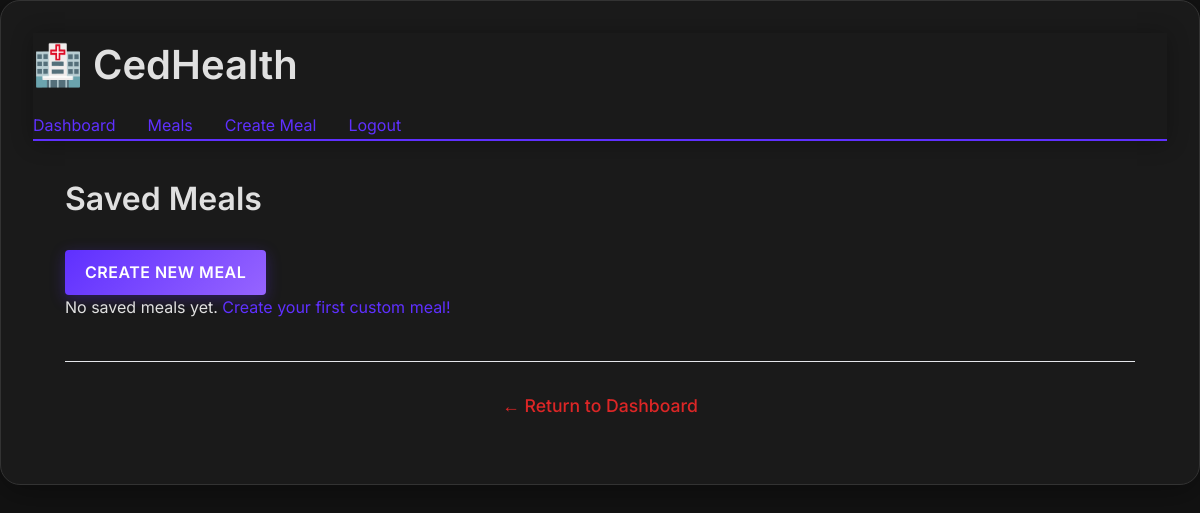
Page /saved_meals (signed in) on the earlier database version.
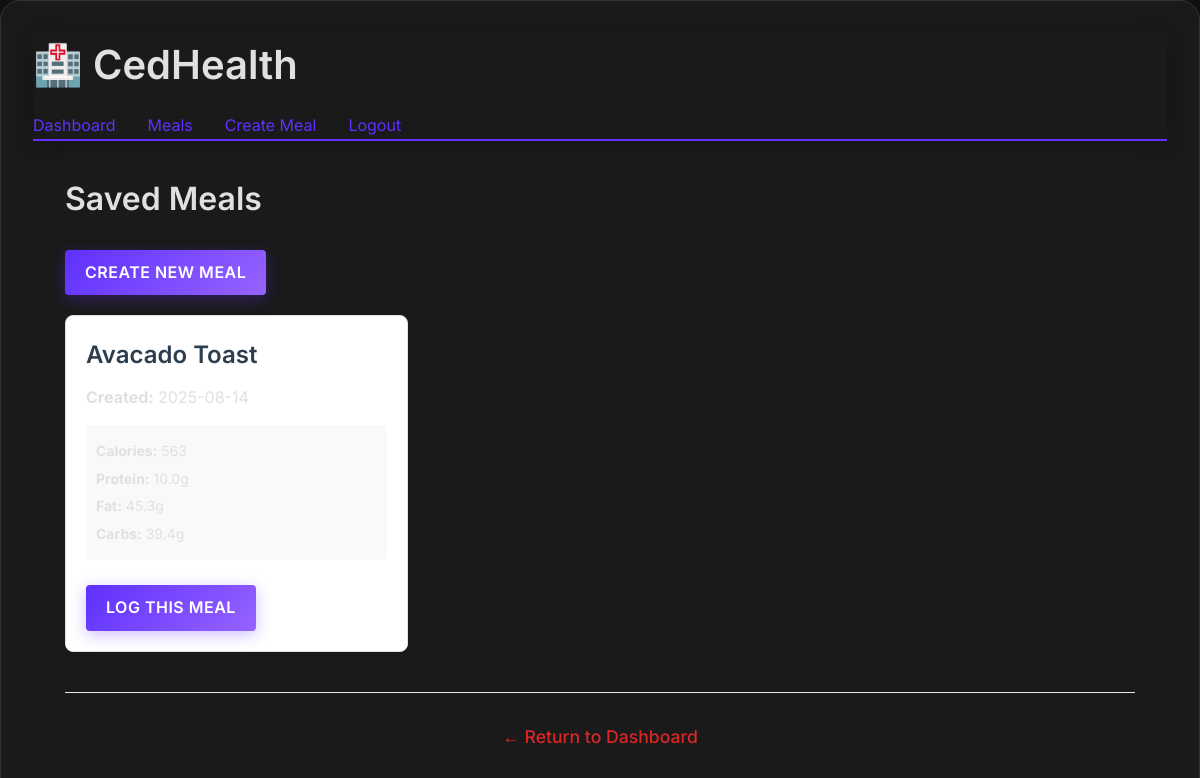
Same page on the later database version.
### tables this page shows
CREATE TABLE saved_meals (
            id INTEGER PRIMARY KEY AUTOINCREMENT,
            user_id INTEGER,
            meal_name TEXT,
            created_date TEXT,
            FOREIGN KEY (user_id) REFERENCES users(id)
        );

### cedhealth_app.py (the view)
@app.route('/saved_meals')
def saved_meals():
    if 'user_id' not in session:
        return redirect(url_for('login'))
    conn = sqlite3.connect('cedhealth.db')
    c = conn.cursor()
    c.execute('''
        SELECT sm.id, sm.meal_name, sm.created_date,
               SUM(smi.calories) as total_calories,
               SUM(smi.protein) as total_protein,
               SUM(smi.fat) as total_fat,
               SUM(smi.carbs) as total_carbs
        FROM saved_meals sm
        LEFT JOIN saved_meal_items smi ON sm.id = smi.saved_meal_id
        WHERE sm.user_id = ?
        GROUP BY sm.id, sm.meal_name, sm.created_date
        ORDER BY sm.created_date DESC
    ''', (session['user_id'],))
    saved_meals_data = c.fetchall()
    conn.close()
    return render_template('saved_meals.html', saved_meals=saved_meals_data)

### templates/saved_meals.html (shortened to what this page needs)
<!DOCTYPE html>
<html lang="en">
<head>
    <link rel="stylesheet" href="{{ url_for('static', filename='style.css') }}">
</head>
<body>
    <div class="container">
        <nav class="navbar">
            <div class="nav-brand">
                <h1>🏥 CedHealth</h1>
            </div>
            <div class="nav-links">
                <a href="{{ url_for('dashboard') }}">Dashboard</a>
                <a href="{{ url_for('meals') }}">Meals</a>
                <a href="{{ url_for('create_meal') }}">Create Meal</a>
                <a href="{{ url_for('logout') }}">Logout</a>
            </div>
        </nav>
        <div class="content">
            <h2>Saved Meals</h2>
            <a href="{{ url_for('create_meal') }}" class="btn">Create New Meal</a>
            {% if saved_meals %}
                <div class="saved-meals-grid">
                    {% for meal in saved_meals %}
                        <div class="saved-meal-card">
                            <h3>{{ meal[1] }}</h3>
                            <p><strong>Created:</strong> {{ meal[2] }}</p>
                            <div class="nutrition-summary">
                                <p><strong>Calories:</strong> {{ "%.0f"|format(meal[3] or 0) }}</p>
                                <p><strong>Protein:</strong> {{ "%.1f"|format(meal[4] or 0) }}g</p>
                                <p><strong>Fat:</strong> {{ "%.1f"|format(meal[5] or 0) }}g</p>
                                <p><strong>Carbs:</strong> {{ "%.1f"|format(meal[6] or 0) }}g</p>
                            </div>
                            <a href="{{ url_for('log_saved_meal', saved_meal_id=meal[0]) }}" class="btn">Log This Meal</a>
                        </div>
                    {% endfor %}
                </div>
            {% else %}
                <p>No saved meals yet. <a href="{{ url_for('create_meal') }}">Create your first custom meal!</a></p>
            {% endif %}
            <div class="back-link">
                <a href="/dashboard">← Return to Dashboard</a>
            </div>
        </div>
    </div>
</body>
</html>

### static/style.css (style rules this page uses)
* { margin: 0; padding: 0; box-sizing: border-box; }
:root { --primary-bg: #121212; --secondary-bg: #1A1A1A; --tertiary-bg: #2A2A2A; --card-bg: #1A1A1A; --accent-color: #5f30ff; --accent-gradient: linear-gradient(135deg, #5f30ff 0%, #9664ff 100%); --accent-hover: #7c3aed; --text-primary: #e0e0e0; --text-secondary: #B8B8B8; --text-muted: #888888; --border-color: #333333; --shadow-light: rgba(95, 48, 255, 0.1); --shadow-medium: rgba(0, 0, 0, 0.3); --shadow-heavy: rgba(0, 0, 0, 0.5); --radius-sm: 8px; --radius-md: 12px; --radius-lg: 16px; --radius-xl: 20px; --space-xs: 0.5rem; --space-sm: 0.75rem; --space-md: 1rem; --space-lg: 1.5rem; --space-xl: 2rem; --space-2xl: 3rem; }
body { font-family: 'Inter', 'Poppins', -apple-system, BlinkMacSystemFont, 'Segoe UI', Roboto, sans-serif; line-height: 1.6; color: var(--text-primary); background-color: var(--primary-bg); min-height: 100vh; font-weight: 400; }
h1, h2, h3, h4, h5, h6 { font-weight: 600; margin-bottom: var(--space-md); color: var(--text-primary); font-family: 'Inter', sans-serif; }
h1 { font-size: 2.5rem; }
h2 { font-size: 2rem; }
h3 { font-size: 1.5rem; }
p, span, div, label, li, td, th { color: var(--text-primary); font-family: 'Inter', sans-serif; }
a { color: var(--accent-color); text-decoration: none; transition: color 0.3s ease; }
.btn { display: inline-flex; align-items: center; justify-content: center; padding: var(--space-md) var(--space-xl); font-size: 1rem; font-weight: 600; text-decoration: none; border: none; border-radius: var(--radius-md); cursor: pointer; transition: all 0.3s ease; white-space: nowrap; text-transform: uppercase; letter-spacing: 0.5px; font-family: 'Inter', sans-serif; }
.btn-primary, .btn { background: var(--accent-gradient); color: white; box-shadow: 0 4px 15px rgba(95, 48, 255, 0.3); }
.container { max-width: 1200px; margin: 0 auto; padding: var(--space-xl); background: var(--card-bg); border-radius: var(--radius-xl); box-shadow: 0 8px 32px var(--shadow-medium); border: 1px solid var(--border-color); }
.navbar { background: var(--secondary-bg); border-bottom: 2px solid var(--accent-color); box-shadow: 0 2px 20px var(--shadow-medium); position: sticky; top: 0; z-index: 100; }
.nav-links { display: flex; align-items: center; gap: var(--space-xl); }
.back-link { text-align: center; margin-top: var(--space-2xl); padding-top: var(--space-xl); border-top: 1px solid var(--border-color); }
.back-link a { color: var(--accent-color); text-decoration: none; font-weight: 500; transition: color 0.3s ease; font-size: 1.1rem; }
.content { padding: var(--space-xl); }

### templates/saved_meals.html (style rules this page uses)
.saved-meals-grid { display: grid; grid-template-columns: repeat(auto-fill, minmax(300px, 1fr)); gap: 20px; margin-top: 20px; }
.saved-meal-card { background: white; border-radius: 8px; padding: 20px; box-shadow: 0 2px 4px rgba(0,0,0,0.1); border: 1px solid #e0e0e0; }
.saved-meal-card h3 { color: #2c3e50; margin-bottom: 10px; }
.nutrition-summary { margin: 15px 0; padding: 10px; background: #f8f9fa; border-radius: 4px; }
.nutrition-summary p { margin: 5px 0; font-size: 14px; }
.btn { display: inline-block; padding: 10px 20px; background-color: #3498db; color: white; text-decoration: none; border-radius: 4px; border: none; cursor: pointer; margin-top: 10px; }
.back-link { text-align: center; margin-top: 40px; padding-top: 30px; border-top: 1px solid #e5e7eb; }
.back-link a { color: #dc2626; text-decoration: none; font-weight: 500; transition: color 0.3s ease; font-size: 1.1rem; }

Differences in the rows shown:
added saved_meals: meal_name "Avacado Toast", created_date "2025-08-14", meal "563", meal "10.0", meal "45.3", meal "39.4"
Other differences:
text no longer shown: "No saved meals yet. Create your first custom meal!"
